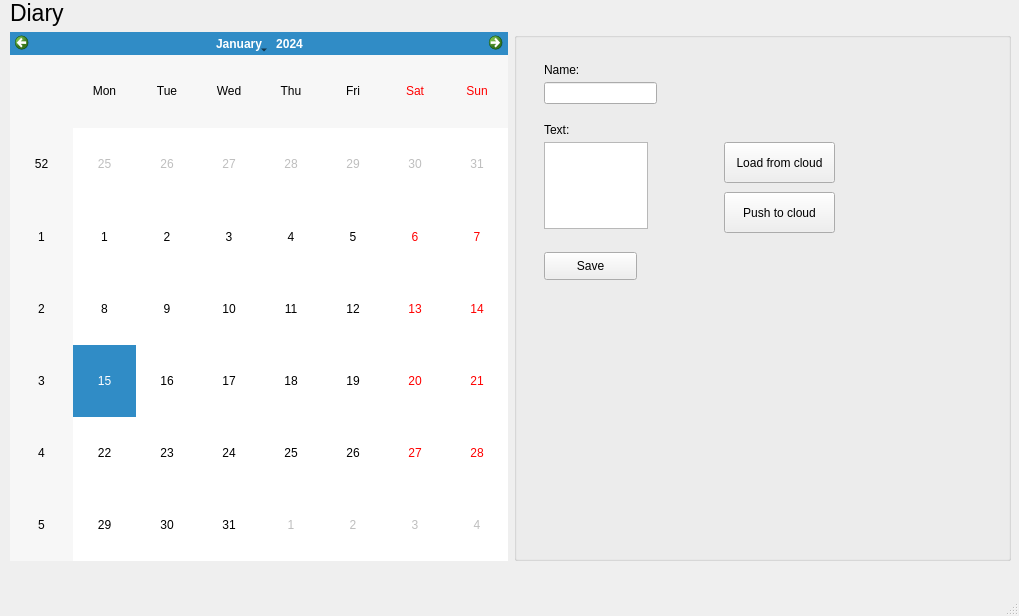
<?xml version="1.0" encoding="UTF-8"?>
<ui version="4.0">
 <class>MainWindow</class>
 <widget class="QMainWindow" name="MainWindow">
  <property name="geometry">
   <rect>
    <x>0</x>
    <y>0</y>
    <width>1019</width>
    <height>616</height>
   </rect>
  </property>
  <property name="windowTitle">
   <string>MainWindow</string>
  </property>
  <widget class="QWidget" name="centralwidget">
   <widget class="QWidget" name="verticalLayoutWidget">
    <property name="geometry">
     <rect>
      <x>10</x>
      <y>0</y>
      <width>1001</width>
      <height>561</height>
     </rect>
    </property>
    <layout class="QVBoxLayout" name="verticalLayout">
     <property name="sizeConstraint">
      <enum>QLayout::SetDefaultConstraint</enum>
     </property>
     <item>
      <widget class="QLabel" name="label">
       <property name="sizePolicy">
        <sizepolicy hsizetype="Expanding" vsizetype="Fixed">
         <horstretch>0</horstretch>
         <verstretch>0</verstretch>
        </sizepolicy>
       </property>
       <property name="font">
        <font>
         <pointsize>17</pointsize>
        </font>
       </property>
       <property name="text">
        <string>Diary</string>
       </property>
      </widget>
     </item>
     <item>
      <layout class="QHBoxLayout" name="horizontalLayout_3">
       <item>
        <widget class="QCalendarWidget" name="calendarWidget">
         <property name="sizePolicy">
          <sizepolicy hsizetype="Maximum" vsizetype="Expanding">
           <horstretch>0</horstretch>
           <verstretch>0</verstretch>
          </sizepolicy>
         </property>
         <property name="maximumSize">
          <size>
           <width>800</width>
           <height>16777215</height>
          </size>
         </property>
        </widget>
       </item>
       <item>
        <widget class="QGroupBox" name="groupBox">
         <property name="sizePolicy">
          <sizepolicy hsizetype="Preferred" vsizetype="Expanding">
           <horstretch>0</horstretch>
           <verstretch>0</verstretch>
          </sizepolicy>
         </property>
         <property name="title">
          <string/>
         </property>
         <widget class="QLineEdit" name="NoteNameLineEdit">
          <property name="geometry">
           <rect>
            <x>30</x>
            <y>50</y>
            <width>113</width>
            <height>22</height>
           </rect>
          </property>
         </widget>
         <widget class="QPushButton" name="SaveButton">
          <property name="geometry">
           <rect>
            <x>30</x>
            <y>220</y>
            <width>93</width>
            <height>28</height>
           </rect>
          </property>
          <property name="text">
           <string>Save</string>
          </property>
         </widget>
         <widget class="QTextEdit" name="tNoteTxtEdit">
          <property name="geometry">
           <rect>
            <x>30</x>
            <y>110</y>
            <width>104</width>
            <height>87</height>
           </rect>
          </property>
         </widget>
         <widget class="QLabel" name="label_2">
          <property name="geometry">
           <rect>
            <x>30</x>
            <y>30</y>
            <width>55</width>
            <height>16</height>
           </rect>
          </property>
          <property name="text">
           <string>Name:</string>
          </property>
         </widget>
         <widget class="QLabel" name="label_3">
          <property name="geometry">
           <rect>
            <x>30</x>
            <y>90</y>
            <width>55</width>
            <height>16</height>
           </rect>
          </property>
          <property name="text">
           <string>Text:</string>
          </property>
         </widget>
         <widget class="QPushButton" name="loadFromCloudButton">
          <property name="geometry">
           <rect>
            <x>210</x>
            <y>110</y>
            <width>111</width>
            <height>41</height>
           </rect>
          </property>
          <property name="text">
           <string>Load from cloud</string>
          </property>
         </widget>
         <widget class="QPushButton" name="pushToCloudButton">
          <property name="geometry">
           <rect>
            <x>210</x>
            <y>160</y>
            <width>111</width>
            <height>41</height>
           </rect>
          </property>
          <property name="text">
           <string>Push to cloud</string>
          </property>
         </widget>
        </widget>
       </item>
      </layout>
     </item>
    </layout>
   </widget>
  </widget>
  <widget class="QMenuBar" name="menubar">
   <property name="geometry">
    <rect>
     <x>0</x>
     <y>0</y>
     <width>1019</width>
     <height>26</height>
    </rect>
   </property>
  </widget>
  <widget class="QStatusBar" name="statusbar"/>
 </widget>
 <resources/>
 <connections/>
</ui>
